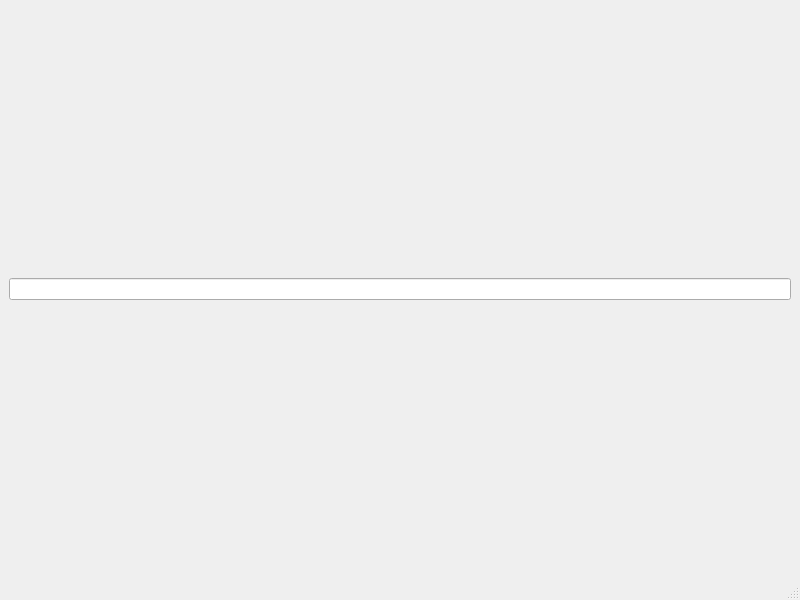
<?xml version="1.0" encoding="UTF-8"?>
<ui version="4.0">
 <class>MainWindow</class>
 <widget class="QMainWindow" name="MainWindow">
  <property name="geometry">
   <rect>
    <x>0</x>
    <y>0</y>
    <width>800</width>
    <height>600</height>
   </rect>
  </property>
  <property name="windowTitle">
   <string>MainWindow</string>
  </property>
  <widget class="QWidget" name="centralwidget">
   <layout class="QHBoxLayout" name="horizontalLayout">
    <item>
     <widget class="QLineEdit" name="lineEdit"/>
    </item>
   </layout>
  </widget>
  <widget class="QMenuBar" name="menubar">
   <property name="geometry">
    <rect>
     <x>0</x>
     <y>0</y>
     <width>800</width>
     <height>22</height>
    </rect>
   </property>
  </widget>
  <widget class="QStatusBar" name="statusbar"/>
 </widget>
 <resources/>
 <connections/>
</ui>
